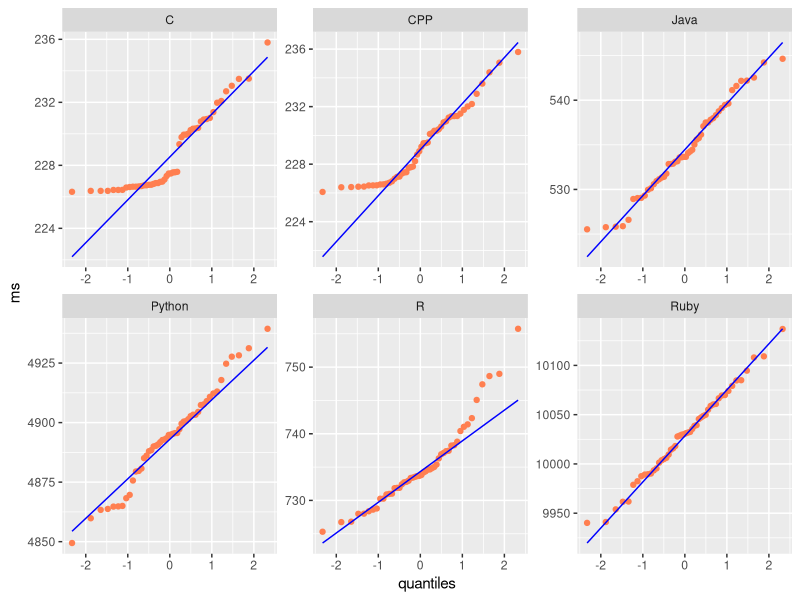

The R script that drew this image:
# analysis.r
library(tidyverse)
this.dir <- dirname(parent.frame(2)$ofile)
setwd(this.dir)
ishango <- read.csv("ishango/heavy/ishango_mean.csv")
ishango.c <- ishango$c
ishango.cpp <- ishango$cpp
ishango.java <- ishango$java
ishango.python <- ishango$python
ishango.ruby <- ishango$ruby
ishango.r <- ishango$r

ishango_long <- pivot_longer(ishango, cols=everything(), names_to="language", values_to="runtime")
ggplot(ishango_long, aes(sample=(runtime)))+
  stat_qq(col="coral")+
  stat_qq_line(col="blue")+
  facet_wrap(~language, scales="free")+
  labs(x="quantiles", y="ms")